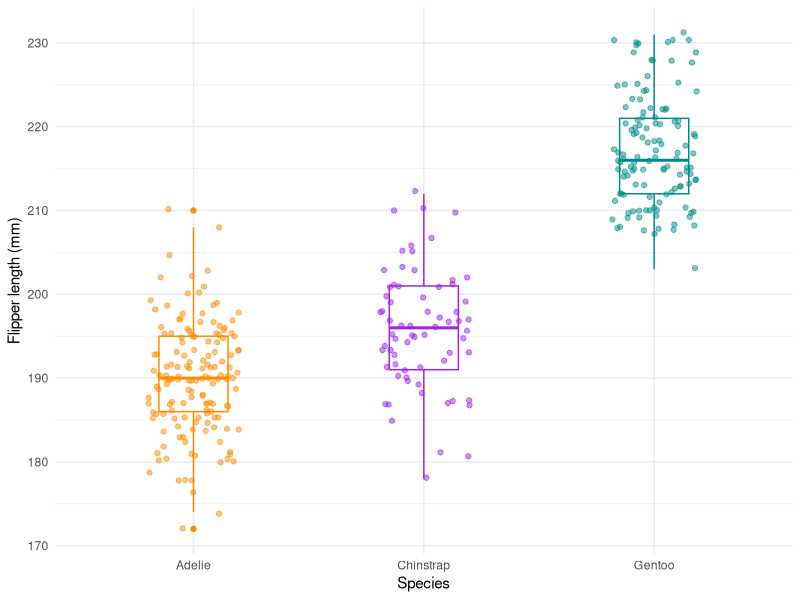
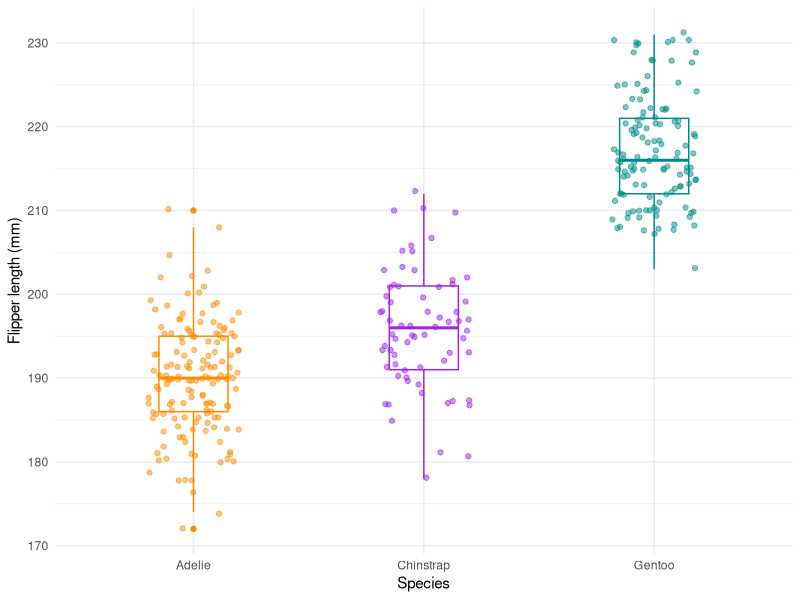

These charts were generated, in order, by the following R code:
## ---- chunk 1
options(htmltools.dir.version = FALSE)
library(palmerpenguins)
library(tidyverse)
# Get your data which ever one you are using 
## ---- chunk 2
library(palmerpenguins)
library(tidyverse)
## ---- chunk 3
glimpse(penguins)
## ---- chunk 4
ggplot(data = penguins, aes(x = species, y = flipper_length_mm)) +
  geom_boxplot(aes(color = species), width = 0.3, show.legend = FALSE) +
  geom_jitter(aes(color = species), alpha = 0.5, show.legend = FALSE, position = position_jitter(width = 0.2, seed = 0)) +
  scale_color_manual(values = c("darkorange","purple","cyan4")) +
  theme_minimal() +
  labs(x = "Species",
       y = "Flipper length (mm)")
## ---- chunk 5
ggplot(data = penguins, aes(x = species, y = flipper_length_mm)) +
  geom_boxplot(aes(color = species), width = 0.3, show.legend = FALSE) +
  geom_jitter(aes(color = species), alpha = 0.5, show.legend = FALSE, position = position_jitter(width = 0.2, seed = 0)) +
  scale_color_manual(values = c("darkorange","purple","cyan4")) +
  theme_minimal() +
  labs(x = "Species",
       y = "Flipper length (mm)")
